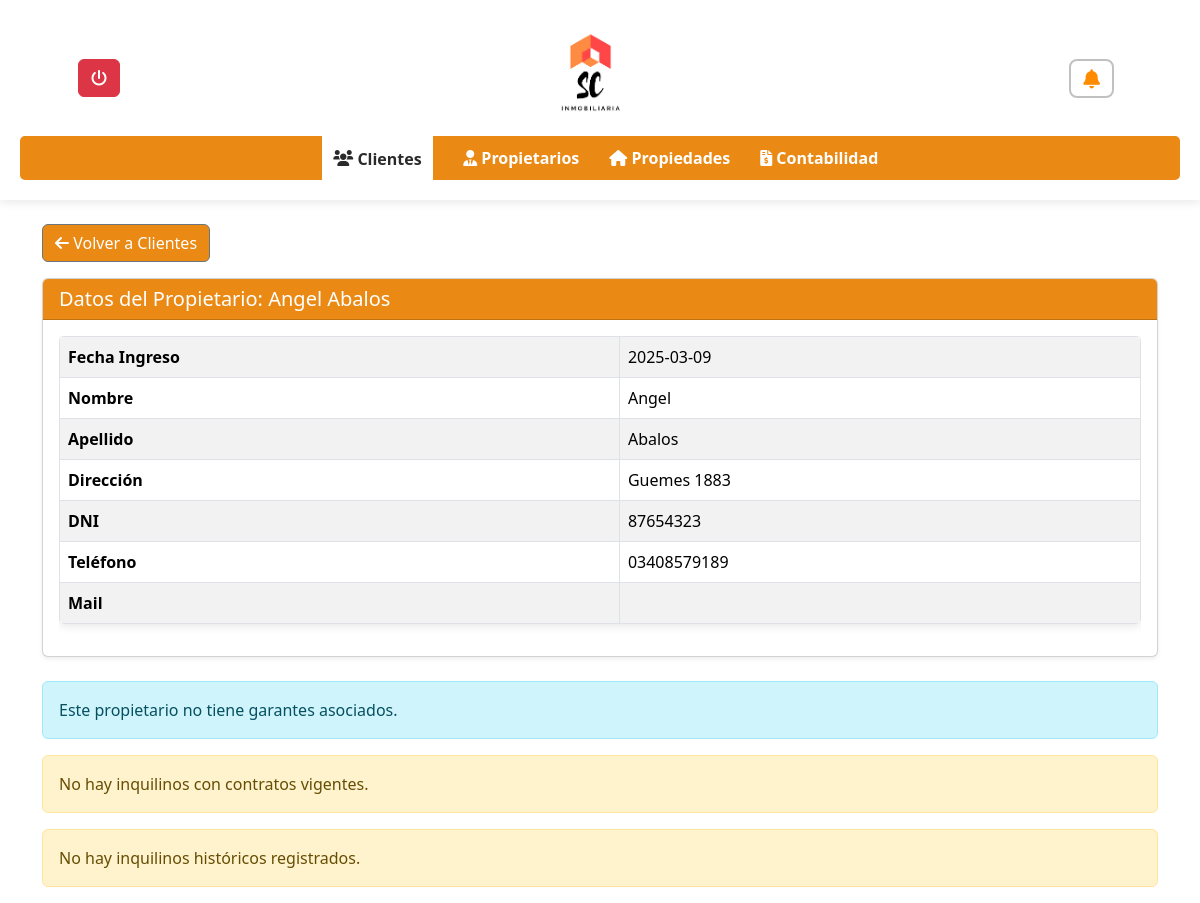
/inmobiliaria/ver_clientes.php?id=6 (signed in), run on an earlier commit of the app's database.
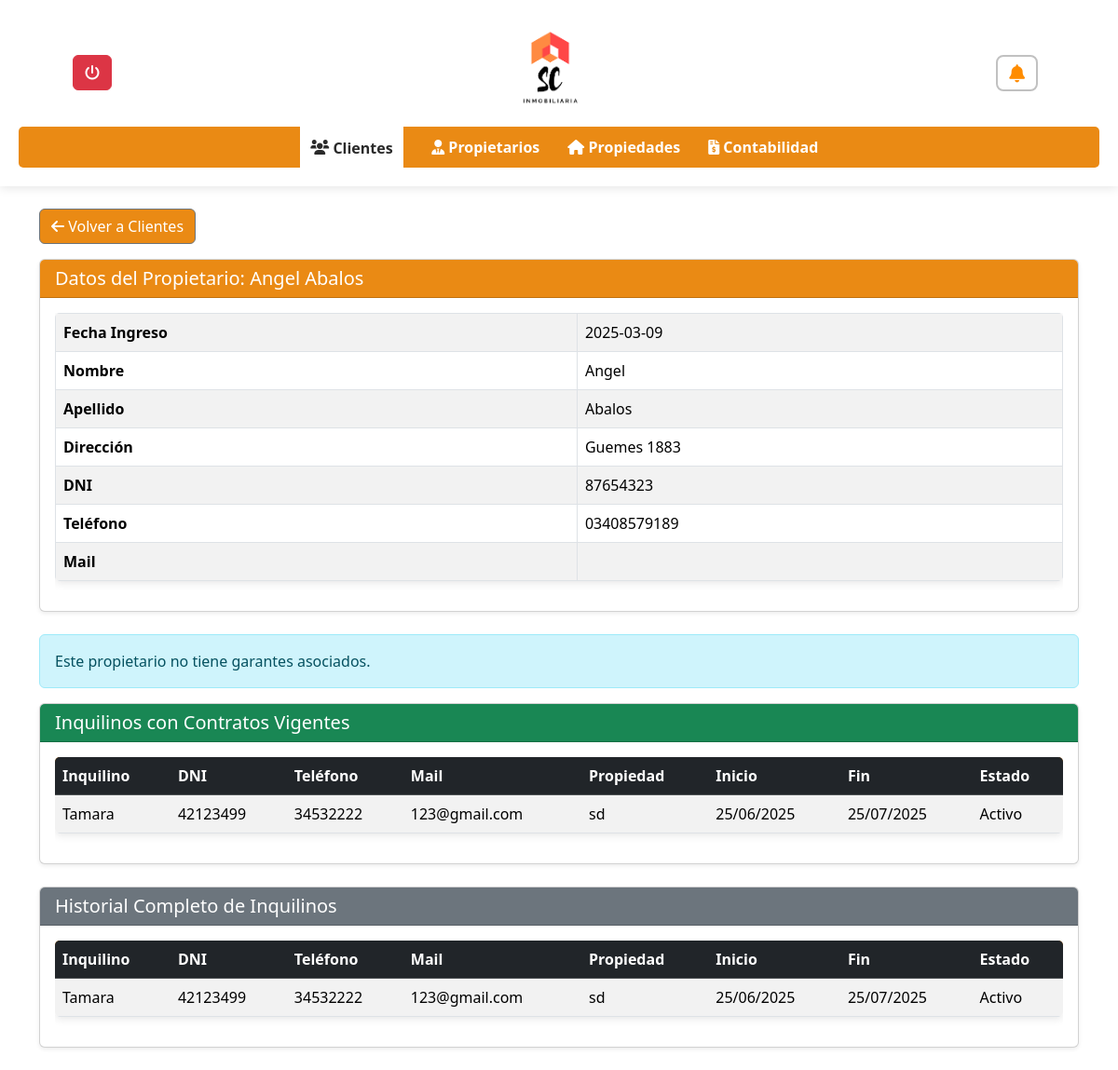
And on a later commit of the database.
### tables this page shows
CREATE TABLE `contratos` (
  `ContratoID` int(11) NOT NULL,
  `ClienteID` int(11) NOT NULL,
  `InquilinoID` int(11) NOT NULL,
  `PropiedadID` int(11) NOT NULL,
  `GaranteInquilinoID` int(11) DEFAULT NULL,
  `fecha_inicio` date NOT NULL,
  `fecha_fin` date NOT NULL,
  `canon_mensual` decimal(10,2) NOT NULL,
  `deposito` decimal(10,2) DEFAULT 0.00,
  `estado` enum('activo','vencido','rescindido') DEFAULT 'activo',
  `alerta_enviada` tinyint(1) DEFAULT 0,
  `creado_en` timestamp NOT NULL DEFAULT current_timestamp()
);

CREATE TABLE `inquilinos` (
  `InquilinoID` int(11) NOT NULL,
  `Fecha` date DEFAULT NULL,
  `Nombre` varchar(50) NOT NULL,
  `Apellido` varchar(50) NOT NULL,
  `DNI` varchar(20) NOT NULL,
  `Telefono` varchar(20) DEFAULT NULL,
  `Mail` varchar(100) DEFAULT NULL,
  `ClienteID` int(11) DEFAULT NULL,
  `PropiedadID` int(11) DEFAULT NULL
);

CREATE TABLE `propiedades` (
  `PropiedadID` int(11) NOT NULL,
  `Fecha` date NOT NULL,
  `Barrio` varchar(100) NOT NULL,
  `Ciudad` varchar(100) NOT NULL,
  `Direccion` varchar(100) NOT NULL,
  `Nro` varchar(20) DEFAULT NULL,
  `Dominio` varchar(50) DEFAULT NULL,
  `NroPartida` varchar(50) DEFAULT NULL,
  `Estado` enum('Alquilada','En Venta') NOT NULL,
  `ClienteID` int(11) DEFAULT NULL
);

### inmobiliaria/ver_clientes.php (the view, shortened to what the changed rows need)
<?php
include_once 'conexion.php';
?>
<!DOCTYPE html>
<html lang="es">
<head>
    <link rel="stylesheet" href="https://cdnjs.cloudflare.com/ajax/libs/font-awesome/6.0.0/css/all.min.css">
    <link rel="stylesheet" href="styles.css">
    <link rel="stylesheet" href="notificacion.css">
    <link href="https://cdn.jsdelivr.net/npm/bootstrap@5.3.3/dist/css/bootstrap.min.css" rel="stylesheet">
    </head>
<body>
    <main class="container mt-4">
        <div class="mb-3">
            <a href="clientes.php" class="btn btn-secondary" style="background: rgba(233, 128, 0, 0.92);"><i class="fas fa-arrow-left"></i> Volver a Clientes</a>
        </div>
        <?php
        try {
            if (isset($_GET['id']) && is_numeric($_GET['id'])) {
                $propietarioID = (int)$_GET['id'];
                $sql_propietario = "SELECT Fecha, Nombre, Apellido, Direccion, DNI, Telefono, Mail FROM clientes WHERE ClienteID = ?";
                $stmt_propietario = $conn->prepare($sql_propietario);
                $stmt_propietario->bind_param("i", $propietarioID);
                $stmt_propietario->execute();
                $result_propietario = $stmt_propietario->get_result();
                if ($result_propietario->num_rows > 0) {
                    $fila_propietario = $result_propietario->fetch_assoc();
                    ?>
                    <div class="card shadow-sm mb-4">
                        <div class="card-header text-white" style="background-color:rgba(233, 128, 0, 0.92);">
                            <h2 class="h5 mb-0">Datos del Propietario: <?php echo htmlspecialchars($fila_propietario['Nombre'] . ' ' . $fila_propietario['Apellido']); ?></h2>
                        </div>
                        <div class="card-body">
                            <div class="table-responsive">
                                <table class="table table-bordered table-striped">
                                    <tbody>
                                        <tr><th>Fecha Ingreso</th>
                                        <td><?php echo htmlspecialchars($fila_propietario['Fecha']); ?></td></tr>
                                        <tr><th>Nombre</th><td><?php echo htmlspecialchars($fila_propietario['Nombre']); ?></td></tr>
                                        <tr><th>Apellido</th><td><?php echo htmlspecialchars($fila_propietario['Apellido']); ?></td></tr>
                                        <tr><th>Dirección</th><td><?php echo htmlspecialchars($fila_propietario['Direccion']); ?></td></tr>
                                        <tr><th>DNI</th><td><?php echo htmlspecialchars($fila_propietario['DNI']); ?></td></tr>
                                        <tr><th>Teléfono</th><td><?php echo htmlspecialchars($fila_propietario['Telefono']); ?></td></tr>
                                        <tr><th>Mail</th><td><?php echo htmlspecialchars($fila_propietario['Mail']); ?></td></tr>
                                    </tbody>
                                </table>
                            </div>
                        </div>
                    </div>
                    <?php
$sql_garantes = "SELECT Nombre, Apellido, DNI, Telefono, Mail, Fecha FROM garantes WHERE ClienteID = ?";
$stmt_garantes = $conn->prepare($sql_garantes);
if ($stmt_garantes) {
    $stmt_garantes->bind_param("i", $propietarioID);
    $stmt_garantes->execute();
    $result_garantes = $stmt_garantes->get_result();
    if ($result_garantes->num_rows > 0) {
        echo '<div class="card shadow-sm mb-4">';
        echo '<div class="card-header bg-secondary text-white">';
        echo '<h5 class="mb-0">Garantes Asociados</h5>';
        echo '</div>';
        echo '<div class="card-body">';
        echo '<div class="table-responsive">';
        echo '<table class="table table-bordered table-striped">';
        echo '<thead><tr><th>Fecha</th><th>Nombre</th><th>Apellido</th><th>DNI</th><th>Teléfono</th><th>Mail</th></tr></thead>';
        echo '<tbody>';
        while ($g = $result_garantes->fetch_assoc()) {
            echo '<tr>';
            echo '<td>' . htmlspecialchars($g['Fecha']) . '</td>';
            echo '<td>' . htmlspecialchars($g['Nombre']) . '</td>';
            echo '<td>' . htmlspecialchars($g['Apellido']) . '</td>';
            echo '<td>' . htmlspecialchars($g['DNI']) . '</td>';
            echo '<td>' . htmlspecialchars($g['Telefono']) . '</td>';
            echo '<td>' . htmlspecialchars($g['Mail']) . '</td>';
            echo '</tr>';
        }
        echo '</tbody></table></div></div></div>';
    } else {
        echo '<div class="alert alert-info">Este propietario no tiene garantes asociados.</div>';
    }
} else {
    echo '<div class="alert alert-danger">Error al cargar los garantes: ' . $conn->error . '</div>';
}
?>
                    <?php
                } else {
                    echo '<div class="alert bg-warning" role="alert">No se encontraron datos del propietario.</div>';
                }
$sql_inquilinos_vig = "
    SELECT
        i.Nombre, i.Apellido, i.DNI, i.Telefono, i.Mail,
        p.Direccion AS DireccionPropiedad,
        c.fecha_inicio,
        c.fecha_fin,
        c.estado
    FROM contratos c
    JOIN inquilinos i ON c.InquilinoID = i.InquilinoID
    JOIN propiedades p ON c.PropiedadID = p.PropiedadID
    WHERE
        c.ClienteID = ?
        AND c.estado = 'activo'
        AND c.fecha_fin >= CURDATE()
";
$stmt = $conn->prepare($sql_inquilinos_vig);
$stmt->bind_param("i", $propietarioID);
$stmt->execute();
$result = $stmt->get_result();
if ($result->num_rows > 0) {
    ?>
    <div class="card shadow-sm mb-4">
        <div class="card-header bg-success text-white">
            <h2 class="h5 mb-0">Inquilinos con Contratos Vigentes</h2>
        </div>
        <div class="card-body">
            <div class="table-responsive">
                <table class="table table-striped table-hover">
                    <thead class="table-dark">
                        <tr>
                            <th>Inquilino</th>
                            <th>DNI</th>
                            <th>Teléfono</th>
                            <th>Mail</th>
                            <th>Propiedad</th>
                            <th>Inicio</th>
                            <th>Fin</th>
                            <th>Estado</th>
                        </tr>
                    </thead>
                    <tbody>
                        <?php while ($i = $result->fetch_assoc()) { ?>
                            <tr>
                                <td><?= htmlspecialchars($i['Nombre'] . ' ' . $i['Apellido']) ?></td>
                                <td><?= htmlspecialchars($i['DNI']) ?></td>
                                <td><?= htmlspecialchars($i['Telefono']) ?></td>
                                <td><?= htmlspecialchars($i['Mail']) ?></td>
                                <td><?= htmlspecialchars($i['DireccionPropiedad']) ?></td>
                                <td><?= date('d/m/Y', strtotime($i['fecha_inicio'])) ?></td>
                                <td><?= date('d/m/Y', strtotime($i['fecha_fin'])) ?></td>
                                <td><?= ucfirst($i['estado']) ?></td>
                            </tr>
                        <?php } ?>
                    </tbody>
                </table>
            </div>
        </div>
    </div>
    <?php
} else {
    echo '<div class="alert alert-warning">No hay inquilinos con contratos vigentes.</div>';
}
$sql_inquilinos_hist = "
    SELECT
        i.Nombre, i.Apellido, i.DNI, i.Telefono, i.Mail,
        p.Direccion AS DireccionPropiedad,
        c.fecha_inicio,
        c.fecha_fin,
        c.estado
    FROM contratos c
    JOIN inquilinos i ON c.InquilinoID = i.InquilinoID
    JOIN propiedades p ON c.PropiedadID = p.PropiedadID
    WHERE c.ClienteID = ?
";
$stmt = $conn->prepare($sql_inquilinos_hist);
$stmt->bind_param("i", $propietarioID);
$stmt->execute();
$result = $stmt->get_result();
if ($result->num_rows > 0) {
    ?>
    <div class="card shadow-sm mb-4">
        <div class="card-header bg-secondary text-white">
            <h2 class="h5 mb-0">Historial Completo de Inquilinos</h2>
        </div>
        <div class="card-body">
            <div class="table-responsive">
                <table class="table table-striped table-hover">
                    <thead class="table-dark">
                        <tr>
                            <th>Inquilino</th>
                            <th>DNI</th>
                            <th>Teléfono</th>
                            <th>Mail</th>
                            <th>Propiedad</th>
                            <th>Inicio</th>
                            <th>Fin</th>
                            <th>Estado</th>
                        </tr>
                    </thead>
                    <tbody>
                        <?php while ($i = $result->fetch_assoc()) { ?>
                            <tr>
                                <td><?= htmlspecialchars($i['Nombre'] . ' ' . $i['Apellido']) ?></td>
                                <td><?= htmlspecialchars($i['DNI']) ?></td>
                                <td><?= htmlspecialchars($i['Telefono']) ?></td>
                                <td><?= htmlspecialchars($i['Mail']) ?></td>
                                <td><?= htmlspecialchars($i['DireccionPropiedad']) ?></td>
                                <td><?= date('d/m/Y', strtotime($i['fecha_inicio'])) ?></td>
                                <td><?= date('d/m/Y', strtotime($i['fecha_fin'])) ?></td>
                                <td><?= ucfirst($i['estado']) ?></td>
                            </tr>
                        <?php } ?>
                    </tbody>
                </table>
            </div>
        </div>
    </div>
    <?php
} else {
    echo '<div class="alert alert-warning">No hay inquilinos históricos registrados.</div>';
}
            } else {
                echo '<div class="alert  bg-warning" role="alert">Error: El ID del propietario no es válido o no se proporcionó.</div>';
            }
        } catch (Exception $e) {
            echo '<div class="alert  bg-warning" role="alert">Ocurrió un error: ' . htmlspecialchars($e->getMessage()) . '</div>';
        } finally {
            if (isset($conn) && $conn) {
                $conn->close();
            }
        }
        ?>
    </main>
</body>
</html>

What changed in the data, as far as the page shows it:
added contratos: InquilinoID.Apellido "Tamara", InquilinoID.DNI "42123499", InquilinoID.Telefono "34532222", InquilinoID.Mail "123@gmail.com", PropiedadID.Direccion "sd", fecha_inicio "25/06/2025", fecha_fin "25/07/2025", estado "Activo"
Also different on the page:
text no longer shown: "No hay inquilinos con contratos vigentes. No hay inquilinos históricos registrados."
text now shown: "Inquilinos con Contratos Vigentes Inquilino DNI Teléfono Mail Propiedad Inicio Fin Estado Historial Completo de Inquilinos Inquilino DNI Teléfono Mail Propiedad Inicio Fin Estado"
